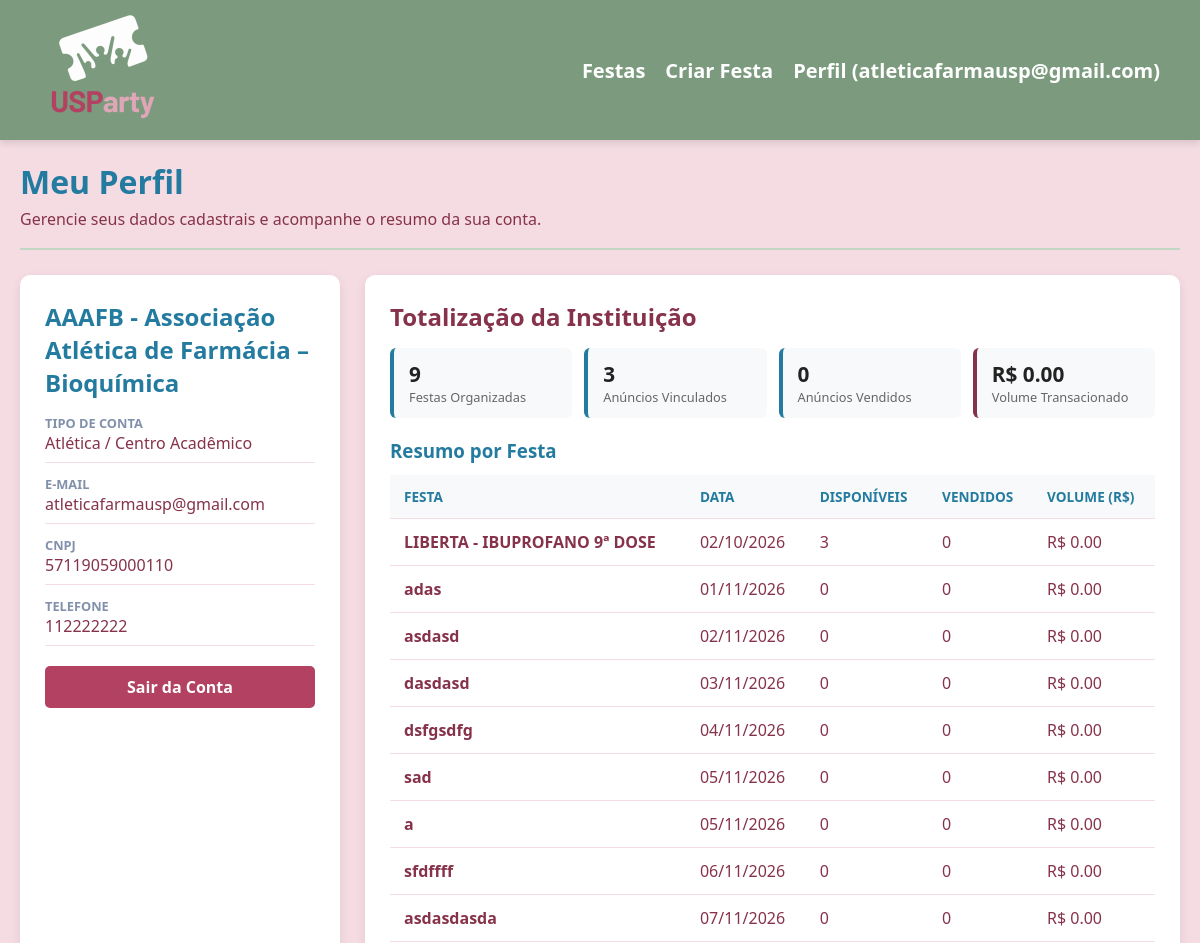
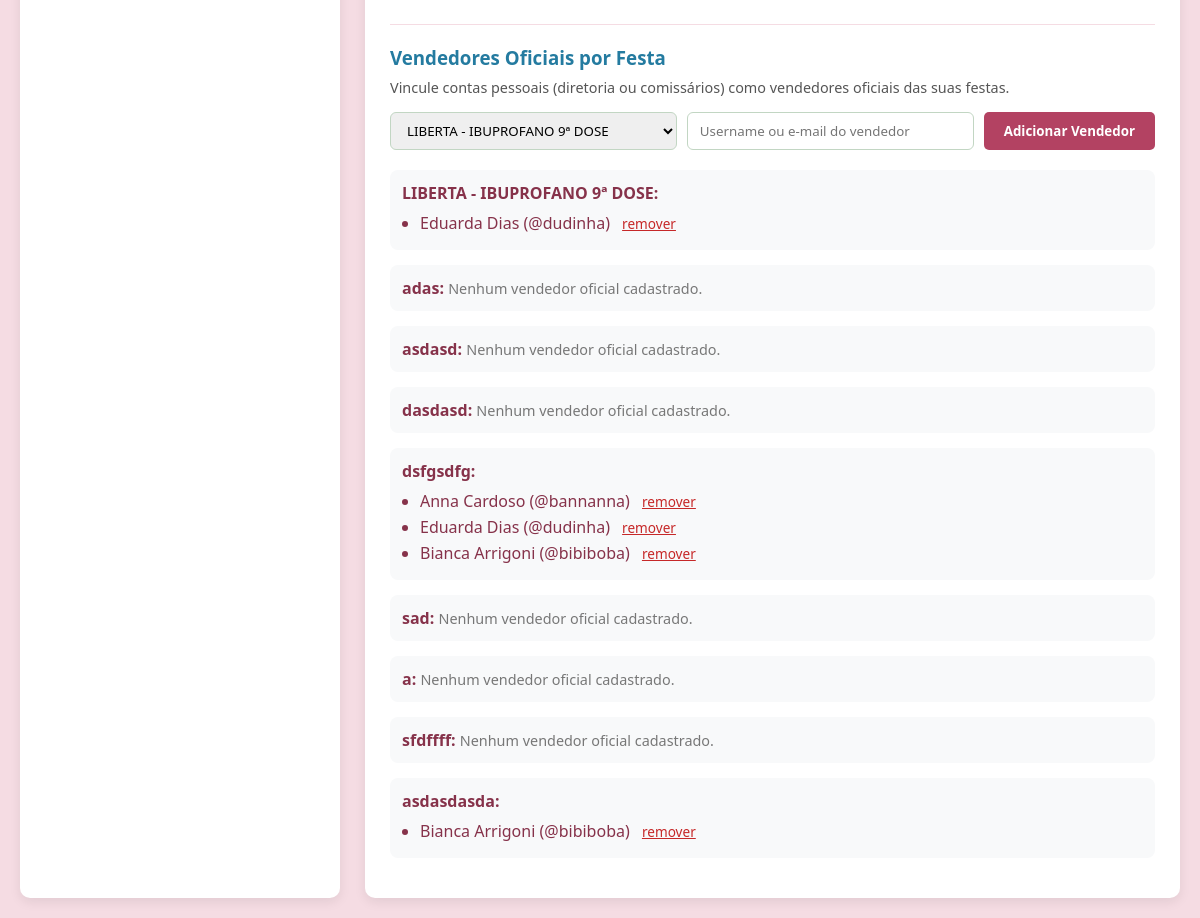
The app's page /usuarios/perfil/ (signed in), older data (2 pictures, top to bottom).
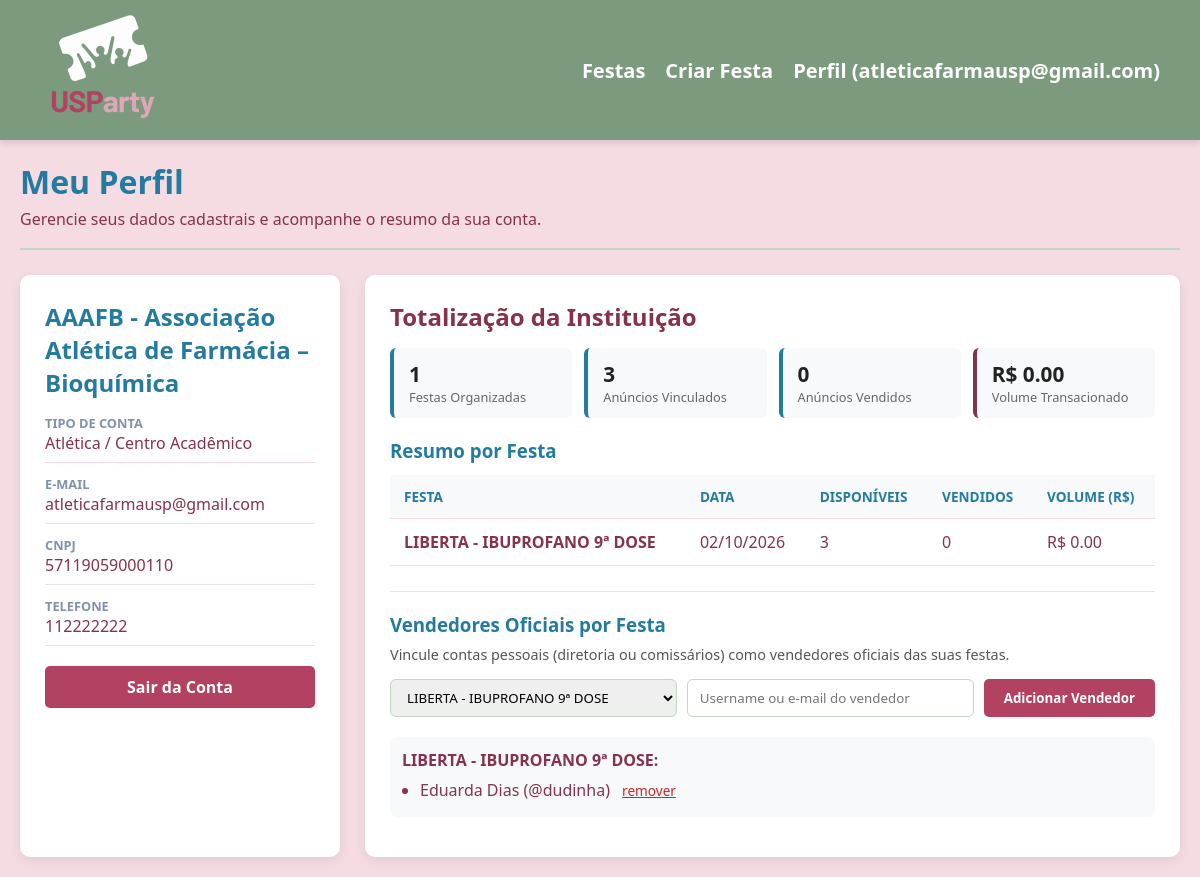
The same page, newer data.
### usuarios/models.py (models this page shows, shortened)
class Instituicao(models.Model):
    usuario = models.OneToOneField(User, on_delete=models.CASCADE, primary_key=True)
    nome = models.CharField(max_length=255)
    cnpj = models.BigIntegerField(unique=True)
    telefone = models.BigIntegerField()

class Pessoal(models.Model):
    usuario = models.OneToOneField(User, on_delete=models.CASCADE, primary_key=True)
    nome = models.CharField(max_length=255)
    cpf = models.BigIntegerField(unique=True)
    telefone = models.BigIntegerField()
    data_nascimento = models.DateField()
    instituicao = models.CharField(max_length=255)

### festas/models.py (models this page shows, shortened)
class Festa(models.Model):
    idfesta = models.AutoField(primary_key=True)
    imagem = models.URLField(max_length=500, null=True, blank=True)
    adm = models.ForeignKey(Adm, on_delete=models.CASCADE, null=True, blank=True)
    nome_festa = models.CharField(max_length=255)
    data_festa = models.DateField()
    lotes = models.CharField(max_length=255)
    tipo_ingresso_disponivel = models.CharField(max_length=255)
    organizadores = models.ManyToManyField(Instituicao, related_name='festas_organizadas')
    vendedores_oficiais = models.ManyToManyField(Pessoal, related_name='festas_oficiais', blank=True)

### usuarios/views.py (the view, shortened to what this page needs)
# urls.py: path('perfil/', views.perfil_view, name='perfil'),
@login_required(login_url='login')
def perfil_view(request):
    user = request.user
    perfil_pessoal = Pessoal.objects.filter(usuario=user).first()
    perfil_instituicao = Instituicao.objects.filter(usuario=user).first()
    is_adm = Adm.objects.filter(usuario=user).exists() or user.is_superuser
    if is_adm and not Adm.objects.filter(usuario=user).exists():
        Adm.objects.create(usuario=user)
    contexto = {
        'perfil_pessoal': perfil_pessoal,
        'perfil_instituicao': perfil_instituicao,
        'is_adm': is_adm,
    }
    if perfil_instituicao:
        festas_inst = perfil_instituicao.festas_organizadas.all().order_by('data_festa')
        resumo_festas = []
        total_anuncios_inst = 0
        total_vendidos_inst = 0
        receita_total_inst = 0.0
        for festa in festas_inst:
            anuncios_festa = Anuncio.objects.filter(festa=festa).select_related('status')
            vendidos_festa = anuncios_festa.filter(status__vendido=True)
            disponiveis_festa = anuncios_festa.filter(status__disponivel=True, status__vendido=False)
            interesses_festa = ManifestarInteresse.objects.filter(anuncio__in=vendidos_festa).select_related('anuncio')
            if interesses_festa.exists():
                volume_festa = sum(i.quantidade_desejada * i.anuncio.preco for i in interesses_festa)
            else:
                volume_festa = sum(a.preco * a.quantidade_ingressos for a in vendidos_festa)
            total_anuncios_inst += anuncios_festa.count()
            total_vendidos_inst += vendidos_festa.count()
            receita_total_inst += volume_festa
            resumo_festas.append({
                'festa': festa,
                'total_anuncios': anuncios_festa.count(),
                'disponiveis': disponiveis_festa.count(),
                'vendidos': vendidos_festa.count(),
                'volume_financeiro': volume_festa,
            })
        contexto.update({
            'usp012': {
                'total_festas': festas_inst.count(),
                'total_anuncios': total_anuncios_inst,
                'total_vendidos': total_vendidos_inst,
                'receita_total': receita_total_inst,
                'resumo_festas': resumo_festas,
            }
        })
    return render(request, 'usuarios/perfil.html', contexto)

### usuarios/templates/usuarios/perfil.html (shortened to what this page needs)
{% extends 'base.html' %}
{% block content %}
<div class="perfil-header-bar">
    <div>
        <h1>Meu Perfil</h1>
        <p>Gerencie seus dados cadastrais e acompanhe o resumo da sua conta.</p>
    </div>
</div>
<div class="perfil-grid">
    <div class="card-box">
        {% if is_adm %}
            <h2 style="color: var(--cerulean); margin-bottom: 15px;">
                {% if perfil_pessoal %}{{ perfil_pessoal.nome }}{% elif perfil_instituicao %}{{ perfil_instituicao.nome }}{% else %}Administrador{% endif %}
            </h2>
            <div class="dado-item">
                <div class="dado-label">Cargo / Acesso</div>
                <div><strong style="color: var(--vintage-berry);">Administrador do Sistema</strong></div>
            </div>
            <div class="dado-item">
                <div class="dado-label">Usuário</div>
                <div>@{{ user.username }}</div>
            </div>
            <div class="dado-item">
                <div class="dado-label">E-mail</div>
                <div>{{ user.email }}</div>
            </div>
            {% if perfil_pessoal %}
                <div class="dado-item">
                    <div class="dado-label">Vínculo Pessoal</div>
                    <div>{{ perfil_pessoal.instituicao }}</div>
                </div>
                <div class="dado-item">
                    <div class="dado-label">Telefone</div>
                    <div>{{ perfil_pessoal.telefone }}</div>
                </div>
            {% endif %}
            <a href="/admin/" class="btn-primary btn-verde" style="margin-top: 10px; display: block; text-align: center; width: 100%; box-sizing: border-box;">Acessar Painel Django Admin</a>
        {% elif perfil_instituicao %}
            <h2 style="color: var(--cerulean); margin-bottom: 15px;">{{ perfil_instituicao.nome }}</h2>
            <div class="dado-item">
                <div class="dado-label">Tipo de Conta</div>
                <div>Atlética / Centro Acadêmico</div>
            </div>
            <div class="dado-item">
                <div class="dado-label">E-mail</div>
                <div>{{ user.email }}</div>
            </div>
            <div class="dado-item">
                <div class="dado-label">CNPJ</div>
                <div>{{ perfil_instituicao.cnpj }}</div>
            </div>
            <div class="dado-item">
                <div class="dado-label">Telefone</div>
                <div>{{ perfil_instituicao.telefone }}</div>
            </div>
        {% endif %}
        <div style="margin-top: 20px;">
            <a href="{% url 'logout' %}" class="btn-primary" style="width: 100%; text-align: center; display: block; box-sizing: border-box;">Sair da Conta</a>
        </div>
    </div>
    <div class="card-box">
        {% if perfil_instituicao and usp012 %}
            <h2 style="color: var(--vintage-berry); margin-bottom: 15px; {% if is_adm %}margin-top: 35px; padding-top: 25px; border-top: 2px solid var(--ash-grey);{% endif %}">
                Totalização da Instituição
            </h2>
            <div class="kpi-grid">
                <div class="kpi-card">
                    <div class="kpi-valor">{{ usp012.total_festas }}</div>
                    <div class="kpi-titulo">Festas Organizadas</div>
                </div>
                <div class="kpi-card">
                    <div class="kpi-valor">{{ usp012.total_anuncios }}</div>
                    <div class="kpi-titulo">Anúncios Vinculados</div>
                </div>
                <div class="kpi-card">
                    <div class="kpi-valor">{{ usp012.total_vendidos }}</div>
                    <div class="kpi-titulo">Anúncios Vendidos</div>
                </div>
                <div class="kpi-card destaque">
                    <div class="kpi-valor">R$ {{ usp012.receita_total|floatformat:2 }}</div>
                    <div class="kpi-titulo">Volume Transacionado</div>
                </div>
            </div>
            <h3 style="color: var(--cerulean); margin-bottom: 12px;">Resumo por Festa</h3>
            {% if usp012.resumo_festas %}
                <table class="tabela-resumo">
                    <thead>
                        <tr>
                            <th>Festa</th>
                            <th>Data</th>
                            <th>Disponíveis</th>
                            <th>Vendidos</th>
                            <th>Volume (R$)</th>
                        </tr>
                    </thead>
                    <tbody>
                        {% for item in usp012.resumo_festas %}
                        <tr>
                            <td><strong>{{ item.festa.nome_festa }}</strong></td>
                            <td>{{ item.festa.data_festa|date:"d/m/Y" }}</td>
                            <td>{{ item.disponiveis }}</td>
                            <td>{{ item.vendidos }}</td>
                            <td>R$ {{ item.volume_financeiro|floatformat:2 }}</td>
                        </tr>
                        {% endfor %}
                    </tbody>
                </table>
                <div style="margin-top: 25px; padding-top: 20px; border-top: 1px solid var(--pastel-petal);">
                    <h3 style="color: var(--cerulean); margin-bottom: 8px;">Vendedores Oficiais por Festa</h3>
                    <p style="font-size: 0.9rem; color: #555; margin-bottom: 15px;">
                        Vincule contas pessoais (diretoria ou comissários) como vendedores oficiais das suas festas.
                    </p>
                    <form method="POST" class="form-promover" style="margin-bottom: 20px;">
                        <select name="festa_id" required>
                            {% for item in usp012.resumo_festas %}
                                <option value="{{ item.festa.idfesta }}">{{ item.festa.nome_festa }}</option>
                            {% endfor %}
                        </select>
                        <input type="text" name="identificador_vendedor" placeholder="Username ou e-mail do vendedor" required>
                        <button type="submit" name="adicionar_vendedor" class="btn-primary">Adicionar Vendedor</button>
                    </form>
                    {% for item in usp012.resumo_festas %}
                        <div style="margin-bottom: 15px; padding: 12px; background: #f8f9fa; border-radius: 8px;">
                            <strong>{{ item.festa.nome_festa }}:</strong>
                            {% with vendedores=item.festa.vendedores_oficiais.all %}
                                {% if vendedores %}
                                    <ul style="margin: 8px 0 0 18px; padding: 0;">
                                        {% for v in vendedores %}
                                            <li style="margin-bottom: 4px;">
                                                {{ v.nome }} (@{{ v.usuario.username }})
                                                <form method="POST" style="display: inline; margin-left: 8px;">
                                                    <button type="submit" name="remover_vendedor" style="background: none; border: none; color: #c62828; cursor: pointer; font-size: 0.85rem; text-decoration: underline;">
                                                        remover
                                                    </button>
                                                </form>
                                            </li>
                                        {% endfor %}
                                    </ul>
                                {% else %}
                                    <span style="color: #777; font-size: 0.9rem;">Nenhum vendedor oficial cadastrado.</span>
                                {% endif %}
                            {% endwith %}
                        </div>
                    {% endfor %}
                </div>
            {% else %}
                <p>Nenhuma festa vinculada a esta instituição ainda.</p>
            {% endif %}
        {% endif %}
    </div>
</div>
{% endblock %}

### templates/base.html (shortened to what this page needs)
{% load static %}
<!DOCTYPE html>
<html lang="pt-br">
<head>
    <link rel="stylesheet" href="{% static 'css/style.css' %}">
</head>
<body>
    <nav class="navbar">
        <div class="logo">
            <a href="{% url 'feed_festas' %}">
                <img src="{% static 'image/LogoUSParty.png' %}" alt="USParty" class="logo-img">
            </a>
        </div>
        <div class="links">
            <a href="{% url 'feed_festas' %}">Festas</a>
            {% if user.is_authenticated %}
                {% if user.adm or user.instituicao or user.is_superuser %}
                    <a href="/festas/criar/">Criar Festa</a>
                {% endif %}
                <a href="{% url 'perfil' %}">Perfil ({{ user.username }})</a>
            {% else %}
                <a href="{% url 'login' %}">Entrar</a>
                <a href="{% url 'cadastro' %}">Cadastrar</a>
            {% endif %}
        </div>
    </nav>
    <main style="padding: 20px;">
        {% block content %}
        {% endblock %}
    </main>
</body>
</html>

### static/css/style.css (style rules this page uses)
:root { --cerulean: #247BA0; --air-force-blue: #5386A6; --lavender-grey: #8191AB; --soft-blossom: #DEA6B6; --pastel-petal: #F5DCE3; --berry-crush: #B34262; --vintage-berry: #86324A; --ash-grey: #C2D6C3; --fern: #7c9b7e; }
* { margin: 0; padding: 0; box-sizing: border-box; font-family: 'Segoe UI', Tahoma, Geneva, Verdana, sans-serif; }
body { background-color: var(--pastel-petal); color: var(--vintage-berry); }
.navbar { background-color: var(--fern); padding: 1rem 5%; display: flex; justify-content: space-between; align-items: center; color: white; box-shadow: 0 4px 6px rgba(0,0,0,0.1); height: 140px; padding: 0 40px; }
.navbar .logo { font-size: 1.5rem; font-weight: bold; }
.navbar .links { display: flex; gap: 20px; font-size: 1.25rem; }
.navbar a { color: white; text-decoration: none; font-weight: 600; }
main { max-width: 1200px; margin: 0 auto; padding: 40px 20px; }
.btn-primary { background-color: var(--berry-crush); color: white; padding: 10px 20px; border: none; border-radius: 5px; cursor: pointer; text-decoration: none; font-weight: bold; display: inline-block; }
.logo { display: flex; align-items: center; }
.logo-img { height: 125px; width: auto; object-fit: contain; }

### usuarios/templates/usuarios/perfil.html (style rules this page uses)
.perfil-header-bar { display: flex; justify-content: space-between; align-items: center; flex-wrap: wrap; gap: 15px; padding-bottom: 18px; margin-bottom: 25px; border-bottom: 2px solid var(--ash-grey); }
.perfil-header-bar h1 { color: var(--cerulean); margin: 0 0 5px 0; font-size: 2rem; }
.perfil-header-bar p { color: var(--vintage-berry); margin: 0; }
.perfil-grid { display: grid; grid-template-columns: 320px 1fr; gap: 25px; }
.card-box { background: white; padding: 25px; border-radius: 10px; box-shadow: 0 4px 12px rgba(0,0,0,0.08); }
.dado-item { margin-bottom: 12px; padding-bottom: 8px; border-bottom: 1px solid var(--pastel-petal); }
.dado-label { font-size: 0.8rem; color: var(--lavender-grey); text-transform: uppercase; font-weight: bold; }
.tabela-resumo { width: 100%; border-collapse: collapse; margin-bottom: 20px; }
.tabela-resumo th, .tabela-resumo td { padding: 12px 14px; text-align: left; border-bottom: 1px solid var(--pastel-petal); }
.tabela-resumo th { background-color: #f8f9fa; color: var(--cerulean); font-size: 0.85rem; text-transform: uppercase; }
.kpi-grid { display: grid; grid-template-columns: repeat(auto-fit, minmax(140px, 1fr)); gap: 12px; margin-bottom: 20px; }
.kpi-card { background: #f8f9fa; border-left: 4px solid var(--cerulean); padding: 12px 15px; border-radius: 6px; }
.kpi-card.destaque { border-left-color: var(--vintage-berry); }
.kpi-valor { font-size: 1.3rem; font-weight: bold; color: #222; }
.kpi-titulo { font-size: 0.8rem; color: #666; }
.form-promover { display: flex; gap: 10px; margin-top: 10px; }
.form-promover input, .form-promover select { flex: 1; padding: 8px 12px; border: 1px solid var(--ash-grey); border-radius: 6px; }

Row changes from the older to the newer data that the page shows:
removed Festa: festa.nome_festa "adas", festa.data_festa "01/11/2026", disponiveis "0", vendidos "0", volume_financeiro "0.00", shows "Nenhum vendedor oficial cadastrado."
removed Festa: festa.nome_festa "asdasd", festa.data_festa "02/11/2026", disponiveis "0", vendidos "0", volume_financeiro "0.00", shows "Nenhum vendedor oficial cadastrado."
removed Festa: festa.nome_festa "dasdasd", festa.data_festa "03/11/2026", disponiveis "0", vendidos "0", volume_financeiro "0.00", shows "Nenhum vendedor oficial cadastrado."
removed Festa: festa.nome_festa "dsfgsdfg", festa.data_festa "04/11/2026", disponiveis "0", vendidos "0", volume_financeiro "0.00", Pessoal (nome "Eduarda Dias", usuario.username "dudinha")
removed Festa: festa.nome_festa "sad", festa.data_festa "05/11/2026", disponiveis "0", vendidos "0", volume_financeiro "0.00", shows "Nenhum vendedor oficial cadastrado."
removed Festa: festa.nome_festa "a", festa.data_festa "05/11/2026", disponiveis "0", vendidos "0", volume_financeiro "0.00", shows "Nenhum vendedor oficial cadastrado."
removed Festa: festa.nome_festa "sfdffff", festa.data_festa "06/11/2026", disponiveis "0", vendidos "0", volume_financeiro "0.00", shows "Nenhum vendedor oficial cadastrado."
removed Festa: festa.nome_festa "asdasdasda", festa.data_festa "07/11/2026", disponiveis "0", vendidos "0", volume_financeiro "0.00"
no longer on this page (row unchanged): Pessoal: nome "Anna Cardoso", usuario.username "bannanna", shown under "dsfgsdfg"
no longer on this page (row unchanged): Pessoal: nome "Bianca Arrigoni", usuario.username "bibiboba"
Text that changed along with them:
{{ usp012.total_festas }}: "9" → "1"
